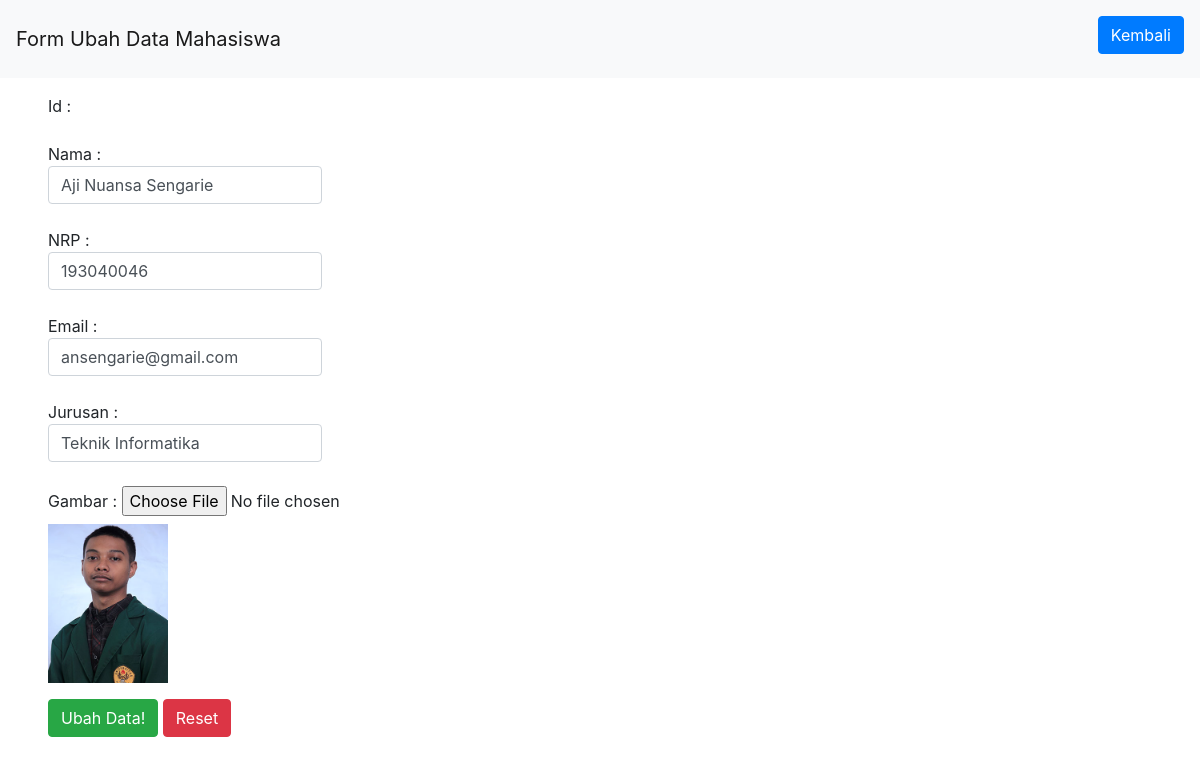
The app's page /pertemuan13/ubah.php?id=1 (signed in) with its own data.
### tables this page shows
CREATE TABLE `mahasiswa` (
  `id` int(11) NOT NULL,
  `nrp` char(9) DEFAULT NULL,
  `nama` varchar(50) NOT NULL,
  `email` varchar(50) NOT NULL,
  `jurusan` varchar(50) NOT NULL,
  `gambar` varchar(50) NOT NULL
);

### pertemuan13/functions.php (called while the page is built, shortened)
<?php
function koneksi()
{
  $conn = mysqli_connect("localhost", "root", "") or die("koneksi ke DB gagal.");
  mysqli_select_db($conn, "pw_193040046") or die("Database salah!");
  return $conn;
}
function query($query)
{
  $conn = koneksi();
  $result = mysqli_query($conn, $query);
  if (mysqli_num_rows($result) == 1) {
    return mysqli_fetch_assoc($result);
  }
  $rows = [];
  return $rows;
}

### pertemuan13/ubah.php (the view, shortened to what this page needs)
<?php
require 'functions.php';
$id = $_GET['id'];
$mhs = query("SELECT * FROM mahasiswa WHERE id = $id");
?>
<!DOCTYPE html>
<html lang="en">
<head>
  <link rel="stylesheet" href="https://stackpath.bootstrapcdn.com/bootstrap/4.1.3/css/bootstrap.min.css">
  <link rel="stylesheet" type="text/css" href="css/style.css">
</head>
<body>
  <nav class="navbar navbar-light bg-light">
    <a class="navbar-brand" href="#">
      Form Ubah Data Mahasiswa
    </a>
    <p>
      <a href="index.php" class="btn btn-primary mt-2">Kembali</a>
    </p>
  </nav>
  <form action="" method="POST" enctype="multipart/form-data" class="ml-5 mt-3">
    <div class="form-group">
      <label>
        Id :
      </label>
    </div>
    <div class="form-group">
      <label>
        Nama :
        <input type="text" name="nama" class="form-control" autofocus required value="<?= $mhs['nama']; ?>">
      </label>
    </div>
    <div class="form-group">
      <label>
        NRP :
        <input type="text" name="nrp" class="form-control" required value="<?= $mhs['nrp']; ?>">
      </label>
    </div>
    <div class="form-group">
      <label>
        Email :
        <input type="text" name="email" class="form-control" required value="<?= $mhs['email']; ?>">
      </label>
    </div>
    <div class="form-group">
      <label>
        Jurusan :
        <input type="text" name="jurusan" class="form-control" required value="<?= $mhs['jurusan']; ?>">
      </label>
    </div>
    <div class="form-group">
      <label>
        Gambar :
        <input type="file" name="gambar" class="gambar" onchange="previewImage()">
      </label>
      <img src="img/<?= $mhs['gambar']; ?>" width="120" style="display: block;" class="img-preview">
    </div>
    <div class="form-group">
      <button type="submit" name="ubah" class="btn btn-success">Ubah Data!</button>
      <button type="reset" name="reset" class="btn btn-danger">Reset</button>
    </div>
  </form>
</body>
</html>

### pertemuan13/css/style.css (style rules this page uses)
html { scroll-behavior: smooth; }

### records on screen
mahasiswa: nama "Aji Nuansa Sengarie", nrp "193040046", email "ansengarie@gmail.com", jurusan "Teknik Informatika", gambar (picture)
